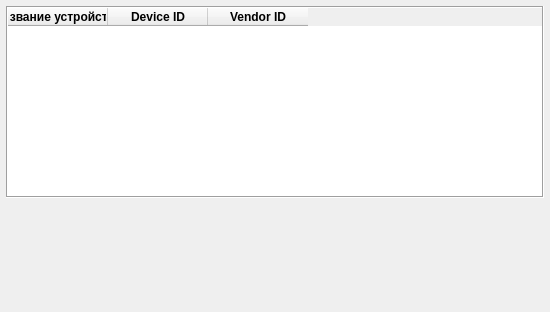
<?xml version="1.0" encoding="UTF-8"?>
<ui version="4.0">
 <class>PciInfo</class>
 <widget class="QDialog" name="PciInfo">
  <property name="geometry">
   <rect>
    <x>0</x>
    <y>0</y>
    <width>550</width>
    <height>312</height>
   </rect>
  </property>
  <property name="windowTitle">
   <string>Лабораторная №2</string>
  </property>
  <layout class="QVBoxLayout" name="verticalLayout" stretch="0,0">
   <property name="spacing">
    <number>6</number>
   </property>
   <property name="leftMargin">
    <number>6</number>
   </property>
   <property name="topMargin">
    <number>6</number>
   </property>
   <property name="rightMargin">
    <number>6</number>
   </property>
   <property name="bottomMargin">
    <number>6</number>
   </property>
   <item>
    <widget class="QTableWidget" name="tableWidgetDevices">
     <property name="sizePolicy">
      <sizepolicy hsizetype="Preferred" vsizetype="Preferred">
       <horstretch>0</horstretch>
       <verstretch>0</verstretch>
      </sizepolicy>
     </property>
     <property name="focusPolicy">
      <enum>Qt::FocusPolicy::NoFocus</enum>
     </property>
     <property name="styleSheet">
      <string notr="true"/>
     </property>
     <property name="frameShape">
      <enum>QFrame::Shape::Box</enum>
     </property>
     <property name="editTriggers">
      <set>QAbstractItemView::EditTrigger::NoEditTriggers</set>
     </property>
     <property name="selectionMode">
      <enum>QAbstractItemView::SelectionMode::NoSelection</enum>
     </property>
     <attribute name="horizontalHeaderHighlightSections">
      <bool>true</bool>
     </attribute>
     <attribute name="horizontalHeaderStretchLastSection">
      <bool>false</bool>
     </attribute>
     <attribute name="verticalHeaderVisible">
      <bool>false</bool>
     </attribute>
     <column>
      <property name="text">
       <string>Название устройства</string>
      </property>
      <property name="font">
       <font>
        <bold>true</bold>
       </font>
      </property>
     </column>
     <column>
      <property name="text">
       <string>Device ID</string>
      </property>
      <property name="font">
       <font>
        <bold>true</bold>
       </font>
      </property>
     </column>
     <column>
      <property name="text">
       <string>Vendor ID</string>
      </property>
      <property name="font">
       <font>
        <bold>true</bold>
       </font>
      </property>
     </column>
    </widget>
   </item>
   <item>
    <widget class="SpriteWidget" name="widgetSprite" native="true"/>
   </item>
  </layout>
 </widget>
 <customwidgets>
  <customwidget>
   <class>SpriteWidget</class>
   <extends>QWidget</extends>
   <header>SpriteWidget.h</header>
   <container>1</container>
  </customwidget>
 </customwidgets>
 <resources>
  <include location="../../resources/resources.qrc"/>
 </resources>
 <connections/>
</ui>
